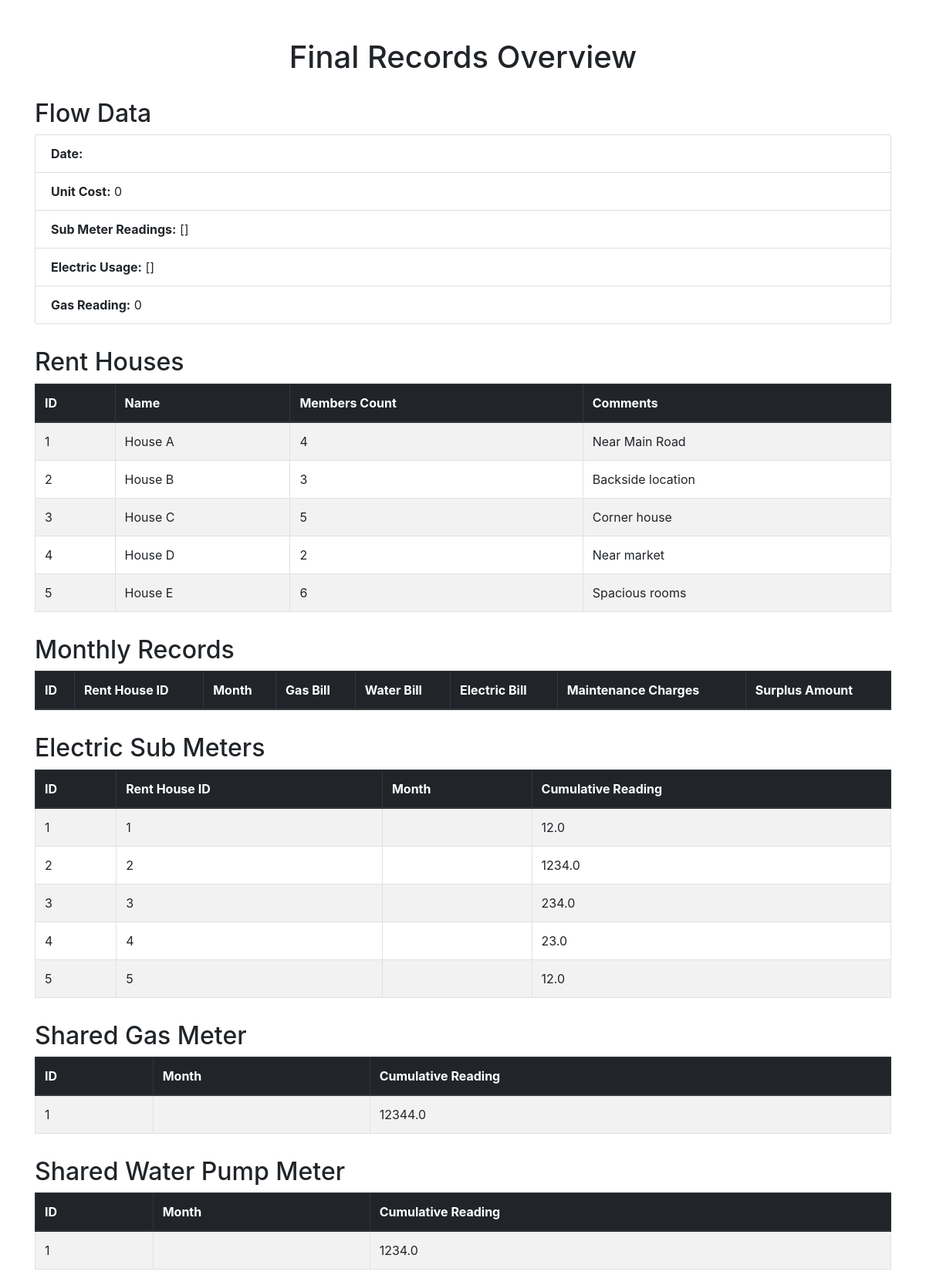
/final, run on the app's committed database.
### tables this page shows
CREATE TABLE RentHouses (
        id INTEGER PRIMARY KEY,
        name TEXT UNIQUE NOT NULL,
        members_count INTEGER NOT NULL,
        comments TEXT
    );

CREATE TABLE ElectricSubMeters (
        id INTEGER PRIMARY KEY,
        rent_house_id INTEGER NOT NULL,
        month TEXT NOT NULL,
        cumulative_reading REAL NOT NULL,
        FOREIGN KEY (rent_house_id) REFERENCES RentHouses(id) ON DELETE CASCADE
    );

CREATE TABLE SharedGasMeter (
        id INTEGER PRIMARY KEY,
        month TEXT UNIQUE NOT NULL,
        cumulative_reading REAL NOT NULL
    );

CREATE TABLE SharedWaterPumpMeter (
        id INTEGER PRIMARY KEY,
        month TEXT UNIQUE NOT NULL,
        cumulative_reading REAL NOT NULL
    );

### app.py (the view)
@app.route("/final", methods=["GET"])
def final():
    db = get_db()
    cur = db.cursor()
    cur.execute("SELECT * FROM RentHouses")
    rent_houses = cur.fetchall()
    cur.execute("SELECT * FROM MonthlyRecords")
    monthly_records = cur.fetchall()
    cur.execute("SELECT * FROM ElectricSubMeters")
    electric_subs = cur.fetchall()
    cur.execute("SELECT * FROM SharedGasMeter")
    shared_gas = cur.fetchall()
    cur.execute("SELECT * FROM SharedWaterPumpMeter")
    shared_water = cur.fetchall()
    return render_template("final.html",
                           flow_data=flow_data,
                           rent_houses=rent_houses,
                           monthly_records=monthly_records,
                           electric_subs=electric_subs,
                           shared_gas=shared_gas,
                           shared_water=shared_water)

### app.py (called while the page is built)
def get_db():
    if 'db' not in g:
        g.db = sqlite3.connect(DATABASE)
        g.db.row_factory = sqlite3.Row
    return g.db

@app.before_request
def initialize():
    init_db()
    db = get_db()
    cur = db.cursor()
    cur.execute("SELECT COUNT(*) AS cnt FROM RentHouses")
    if cur.fetchone()["cnt"] == 0:
        houses = [
            ("House A", 4, "Near Main Road"),
            ("House B", 3, "Backside location"),
            ("House C", 5, "Corner house"),
            ("House D", 2, "Near market"),
            ("House E", 6, "Spacious rooms")
        ]
        cur.executemany("INSERT INTO RentHouses (name, members_count, comments) VALUES (?, ?, ?)", houses)
        db.commit()

### templates/final.html (shortened to what this page needs)
<!DOCTYPE html>
<html lang="en">
<head>
  <link rel="stylesheet" href="https://maxcdn.bootstrapcdn.com/bootstrap/4.0.0/css/bootstrap.min.css">
</head>
<body>
  <div class="container">
    <h1 class="text-center">Final Records Overview</h1>
    <h2>Flow Data</h2>
    <ul class="list-group mb-4">
      <li class="list-group-item"><strong>Date:</strong> {{ flow_data.DATE }}</li>
      <li class="list-group-item"><strong>Unit Cost:</strong> {{ flow_data.unit_cost }}</li>
      <li class="list-group-item"><strong>Sub Meter Readings:</strong> {{ flow_data.sub_meter_readings }}</li>
      <li class="list-group-item"><strong>Electric Usage:</strong> {{ flow_data.electric_usage }}</li>
      <li class="list-group-item"><strong>Gas Reading:</strong> {{ flow_data.Gas_reading }}</li>
    </ul>
    <h2>Rent Houses</h2>
    <table class="table table-bordered table-striped">
      <thead class="thead-dark">
        <tr>
          <th>ID</th>
          <th>Name</th>
          <th>Members Count</th>
          <th>Comments</th>
        </tr>
      </thead>
      <tbody>
        {% for house in rent_houses %}
        <tr>
          <td>{{ house.id }}</td>
          <td>{{ house.name }}</td>
          <td>{{ house.members_count }}</td>
          <td>{{ house.comments }}</td>
        </tr>
        {% endfor %}
      </tbody>
    </table>
    <h2>Monthly Records</h2>
    <table class="table table-bordered table-striped">
      <thead class="thead-dark">
        <tr>
          <th>ID</th>
          <th>Rent House ID</th>
          <th>Month</th>
          <th>Gas Bill</th>
          <th>Water Bill</th>
          <th>Electric Bill</th>
          <th>Maintenance Charges</th>
          <th>Surplus Amount</th>
        </tr>
      </thead>
    </table>
    <h2>Electric Sub Meters</h2>
    <table class="table table-bordered table-striped">
      <thead class="thead-dark">
        <tr>
          <th>ID</th>
          <th>Rent House ID</th>
          <th>Month</th>
          <th>Cumulative Reading</th>
        </tr>
      </thead>
      <tbody>
        {% for sub in electric_subs %}
        <tr>
          <td>{{ sub.id }}</td>
          <td>{{ sub.rent_house_id }}</td>
          <td>{{ sub.month }}</td>
          <td>{{ sub.cumulative_reading }}</td>
        </tr>
        {% endfor %}
      </tbody>
    </table>
    <h2>Shared Gas Meter</h2>
    <table class="table table-bordered table-striped">
      <thead class="thead-dark">
        <tr>
          <th>ID</th>
          <th>Month</th>
          <th>Cumulative Reading</th>
        </tr>
      </thead>
      <tbody>
        {% for gas in shared_gas %}
        <tr>
          <td>{{ gas.id }}</td>
          <td>{{ gas.month }}</td>
          <td>{{ gas.cumulative_reading }}</td>
        </tr>
        {% endfor %}
      </tbody>
    </table>
    <h2>Shared Water Pump Meter</h2>
    <table class="table table-bordered table-striped">
      <thead class="thead-dark">
        <tr>
          <th>ID</th>
          <th>Month</th>
          <th>Cumulative Reading</th>
        </tr>
      </thead>
      <tbody>
        {% for water in shared_water %}
        <tr>
          <td>{{ water.id }}</td>
          <td>{{ water.month }}</td>
          <td>{{ water.cumulative_reading }}</td>
        </tr>
        {% endfor %}
      </tbody>
    </table>
  </div>
</body>
</html>

### templates/final.html (style rules this page uses)
body { padding-top: 20px; }
h1, h2 { margin-top: 30px; }

### data on the page
RentHouses: id "1", name "House A", members_count "4", comments "Near Main Road"
RentHouses: id "2", name "House B", members_count "3", comments "Backside location"
RentHouses: id "3", name "House C", members_count "5", comments "Corner house"
RentHouses: id "4", name "House D", members_count "2", comments "Near market"
RentHouses: id "5", name "House E", members_count "6", comments "Spacious rooms"
ElectricSubMeters: id "1", rent_house_id "1", cumulative_reading "12.0"
ElectricSubMeters: id "2", rent_house_id "2", cumulative_reading "1234.0"
ElectricSubMeters: id "3", rent_house_id "3", cumulative_reading "234.0"
ElectricSubMeters: id "4", rent_house_id "4", cumulative_reading "23.0"
ElectricSubMeters: id "5", rent_house_id "5", cumulative_reading "12.0"
SharedGasMeter: id "1", cumulative_reading "12344.0"
SharedWaterPumpMeter: id "1", cumulative_reading "1234.0"

### other printed values
{{ flow_data.unit_cost }} "0"
{{ flow_data.sub_meter_readings }} "[]"
{{ flow_data.electric_usage }} "[]"
{{ flow_data.Gas_reading }} "0"
